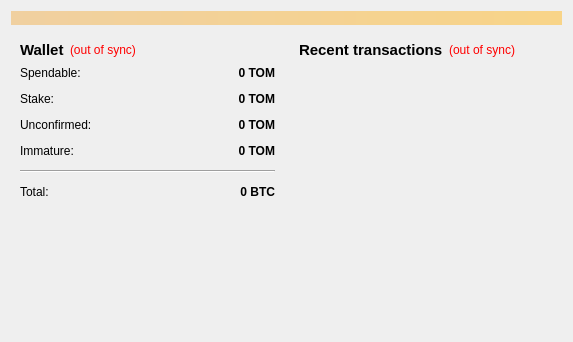
<?xml version="1.0" encoding="UTF-8"?>
<ui version="4.0">
 <class>OverviewPage</class>
 <widget class="QWidget" name="OverviewPage">
  <property name="geometry">
   <rect>
    <x>0</x>
    <y>0</y>
    <width>573</width>
    <height>342</height>
   </rect>
  </property>
  <property name="windowTitle">
   <string>Form</string>
  </property>
  <layout class="QVBoxLayout" name="topLayout">
   <item>
    <widget class="QLabel" name="labelAlerts">
     <property name="visible">
      <bool>false</bool>
     </property>
     <property name="styleSheet">
      <string notr="true">background-color: qlineargradient(x1: 0, y1: 0, x2: 1, y2: 0, stop:0 #F0D0A0, stop:1 #F8D488);  color:#000000
</string>
     </property>
     <property name="wordWrap">
      <bool>true</bool>
     </property>
     <property name="margin">
      <number>3</number>
     </property>
    </widget>
   </item>
   <item>
    <layout class="QHBoxLayout" name="horizontalLayout" stretch="1,1">
     <item>
      <layout class="QVBoxLayout" name="verticalLayout_2">
       <item>
        <widget class="QWidget" name="widget" native="true">
         <layout class="QVBoxLayout" name="verticalLayout_4">
          <item>
           <layout class="QHBoxLayout" name="horizontalLayout_4">
            <item>
             <widget class="QLabel" name="label_5">
              <property name="font">
               <font>
                <pointsize>11</pointsize>
                <weight>75</weight>
                <bold>true</bold>
               </font>
              </property>
              <property name="text">
               <string>Wallet</string>
              </property>
             </widget>
            </item>
            <item>
             <widget class="QLabel" name="labelWalletStatus">
              <property name="toolTip">
               <string>The displayed information may be out of date. Your wallet automatically synchronizes with the tomtom network after a connection is established, but this process has not completed yet.</string>
              </property>
              <property name="styleSheet">
               <string notr="true">QLabel { color: red; }</string>
              </property>
              <property name="text">
               <string notr="true">(out of sync)</string>
              </property>
              <property name="alignment">
               <set>Qt::AlignLeading|Qt::AlignLeft|Qt::AlignVCenter</set>
              </property>
             </widget>
            </item>
            <item>
             <spacer name="horizontalSpacer_2">
              <property name="orientation">
               <enum>Qt::Horizontal</enum>
              </property>
              <property name="sizeHint" stdset="0">
               <size>
                <width>40</width>
                <height>20</height>
               </size>
              </property>
             </spacer>
            </item>
           </layout>
          </item>
          <item>
           <layout class="QFormLayout" name="formLayout_2">
            <property name="fieldGrowthPolicy">
             <enum>QFormLayout::AllNonFixedFieldsGrow</enum>
            </property>
            <property name="horizontalSpacing">
             <number>12</number>
            </property>
            <property name="verticalSpacing">
             <number>12</number>
            </property>
            <item row="0" column="0">
             <widget class="QLabel" name="label">
              <property name="text">
               <string>Spendable:</string>
              </property>
             </widget>
            </item>
            <item row="0" column="1">
             <widget class="QLabel" name="labelBalance">
              <property name="font">
               <font>
                <weight>75</weight>
                <bold>true</bold>
               </font>
              </property>
              <property name="cursor">
               <cursorShape>IBeamCursor</cursorShape>
              </property>
              <property name="toolTip">
               <string>Your current spendable balance</string>
              </property>
              <property name="text">
               <string notr="true">0 TOM</string>
              </property>
              <property name="alignment">
               <set>Qt::AlignRight|Qt::AlignTrailing|Qt::AlignVCenter</set>
              </property>
              <property name="textInteractionFlags">
               <set>Qt::LinksAccessibleByMouse|Qt::TextSelectableByKeyboard|Qt::TextSelectableByMouse</set>
              </property>
             </widget>
            </item>
            <item row="1" column="0">
             <widget class="QLabel" name="label_6">
              <property name="text">
               <string>Stake:</string>
              </property>
             </widget>
            </item>
            <item row="1" column="1">
             <widget class="QLabel" name="labelStake">
              <property name="font">
               <font>
                <weight>75</weight>
                <bold>true</bold>
               </font>
              </property>
              <property name="cursor">
               <cursorShape>IBeamCursor</cursorShape>
              </property>
              <property name="toolTip">
               <string>Total of coins that was staked, and do not yet count toward the current balance</string>
              </property>
              <property name="text">
               <string notr="true">0 TOM</string>
              </property>
              <property name="alignment">
               <set>Qt::AlignRight|Qt::AlignTrailing|Qt::AlignVCenter</set>
              </property>
              <property name="textInteractionFlags">
               <set>Qt::LinksAccessibleByMouse|Qt::TextSelectableByKeyboard|Qt::TextSelectableByMouse</set>
              </property>
             </widget>
            </item>
            <item row="2" column="0">
             <widget class="QLabel" name="label_3">
              <property name="text">
               <string>Unconfirmed:</string>
              </property>
             </widget>
            </item>
            <item row="2" column="1">
             <widget class="QLabel" name="labelUnconfirmed">
              <property name="font">
               <font>
                <weight>75</weight>
                <bold>true</bold>
               </font>
              </property>
              <property name="cursor">
               <cursorShape>IBeamCursor</cursorShape>
              </property>
              <property name="toolTip">
               <string>Total of transactions that have yet to be confirmed, and do not yet count toward the current balance</string>
              </property>
              <property name="text">
               <string notr="true">0 TOM</string>
              </property>
              <property name="alignment">
               <set>Qt::AlignRight|Qt::AlignTrailing|Qt::AlignVCenter</set>
              </property>
              <property name="textInteractionFlags">
               <set>Qt::LinksAccessibleByMouse|Qt::TextSelectableByKeyboard|Qt::TextSelectableByMouse</set>
              </property>
             </widget>
            </item>
            <item row="3" column="0">
             <widget class="QLabel" name="labelImmatureText">
              <property name="text">
               <string>Immature:</string>
              </property>
             </widget>
            </item>
            <item row="3" column="1">
             <widget class="QLabel" name="labelImmature">
              <property name="font">
               <font>
                <weight>75</weight>
                <bold>true</bold>
               </font>
              </property>
              <property name="toolTip">
               <string>Mined balance that has not yet matured</string>
              </property>
              <property name="text">
               <string notr="true">0 TOM</string>
              </property>
              <property name="alignment">
               <set>Qt::AlignRight|Qt::AlignTrailing|Qt::AlignVCenter</set>
              </property>
              <property name="textInteractionFlags">
               <set>Qt::LinksAccessibleByMouse|Qt::TextSelectableByKeyboard|Qt::TextSelectableByMouse</set>
              </property>
             </widget>
            </item>
            <item row="4" column="0" colspan="2">
             <widget class="Line" name="line">
              <property name="orientation">
               <enum>Qt::Horizontal</enum>
              </property>
             </widget>
            </item>
            <item row="5" column="0">
             <widget class="QLabel" name="labelTotalText">
              <property name="text">
               <string>Total:</string>
              </property>
             </widget>
            </item>
            <item row="5" column="1">
             <widget class="QLabel" name="labelTotal">
              <property name="font">
               <font>
                <weight>75</weight>
                <bold>true</bold>
               </font>
              </property>
              <property name="cursor">
               <cursorShape>IBeamCursor</cursorShape>
              </property>
              <property name="toolTip">
               <string>Your current total balance</string>
              </property>
              <property name="text">
               <string notr="true">0 BTC</string>
              </property>
              <property name="alignment">
               <set>Qt::AlignRight|Qt::AlignTrailing|Qt::AlignVCenter</set>
              </property>
              <property name="textInteractionFlags">
               <set>Qt::LinksAccessibleByMouse|Qt::TextSelectableByKeyboard|Qt::TextSelectableByMouse</set>
              </property>
             </widget>
            </item>
           </layout>
          </item>
         </layout>
        </widget>
       </item>
       <item>
        <spacer name="verticalSpacer">
         <property name="orientation">
          <enum>Qt::Vertical</enum>
         </property>
         <property name="sizeHint" stdset="0">
          <size>
           <width>20</width>
           <height>40</height>
          </size>
         </property>
        </spacer>
       </item>
      </layout>
     </item>
     <item>
      <layout class="QVBoxLayout" name="verticalLayout_3">
       <item>
        <widget class="QWidget" name="widget_2" native="true">
         <layout class="QVBoxLayout" name="verticalLayout">
          <item>
           <layout class="QHBoxLayout" name="horizontalLayout_2">
            <item>
             <widget class="QLabel" name="label_4">
              <property name="font">
               <font>
                <pointsize>11</pointsize>
                <weight>75</weight>
                <bold>true</bold>
               </font>
              </property>
              <property name="text">
               <string>&lt;b&gt;Recent transactions&lt;/b&gt;</string>
              </property>
             </widget>
            </item>
            <item>
             <widget class="QLabel" name="labelTransactionsStatus">
              <property name="toolTip">
               <string>The displayed information may be out of date. Your wallet automatically synchronizes with the tomtom network after a connection is established, but this process has not completed yet.</string>
              </property>
              <property name="styleSheet">
               <string notr="true">QLabel { color: red; }</string>
              </property>
              <property name="text">
               <string notr="true">(out of sync)</string>
              </property>
              <property name="alignment">
               <set>Qt::AlignRight|Qt::AlignTrailing|Qt::AlignVCenter</set>
              </property>
             </widget>
            </item>
            <item>
             <spacer name="horizontalSpacer">
              <property name="orientation">
               <enum>Qt::Horizontal</enum>
              </property>
              <property name="sizeHint" stdset="0">
               <size>
                <width>40</width>
                <height>20</height>
               </size>
              </property>
             </spacer>
            </item>
           </layout>
          </item>
          <item>
           <widget class="QListView" name="listTransactions">
            <property name="styleSheet">
             <string notr="true">QListView { background: transparent; }</string>
            </property>
            <property name="frameShape">
             <enum>QFrame::NoFrame</enum>
            </property>
            <property name="verticalScrollBarPolicy">
             <enum>Qt::ScrollBarAlwaysOff</enum>
            </property>
            <property name="horizontalScrollBarPolicy">
             <enum>Qt::ScrollBarAlwaysOff</enum>
            </property>
            <property name="selectionMode">
             <enum>QAbstractItemView::NoSelection</enum>
            </property>
           </widget>
          </item>
         </layout>
        </widget>
       </item>
      </layout>
     </item>
    </layout>
   </item>
  </layout>
 </widget>
 <resources/>
 <connections/>
</ui>
